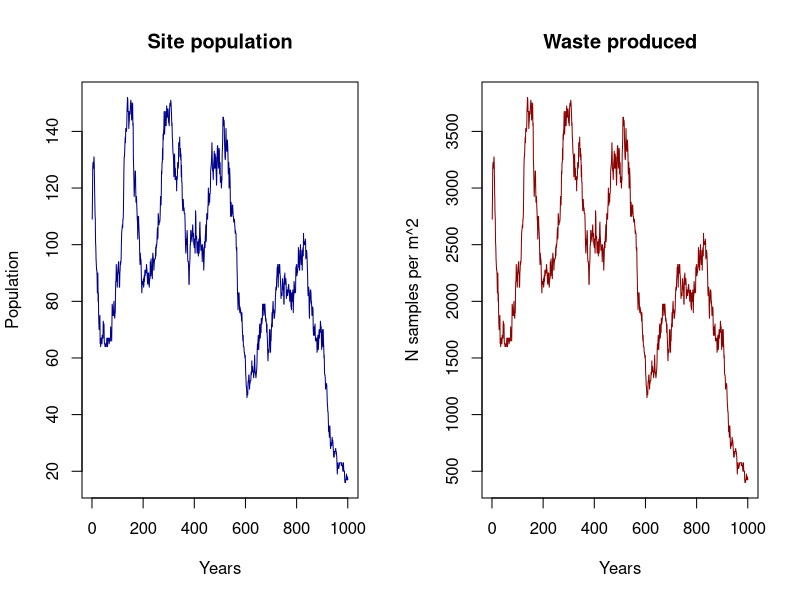
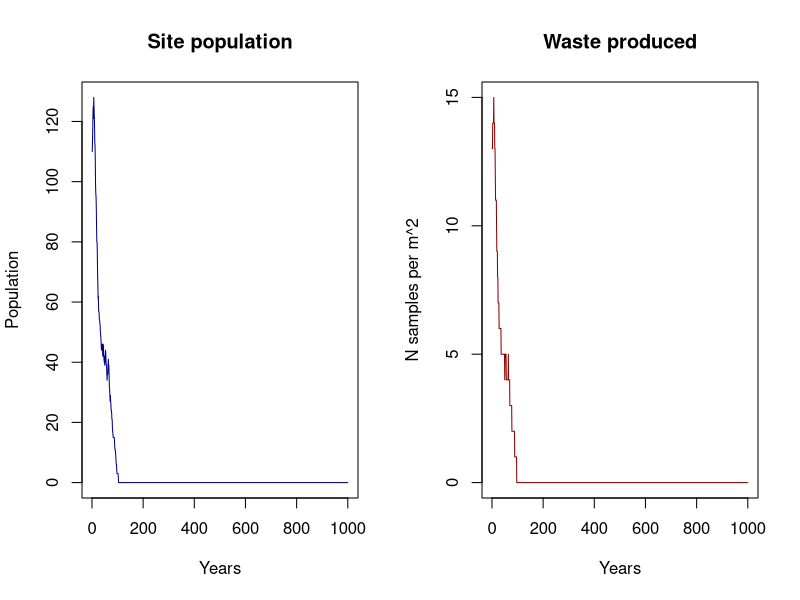
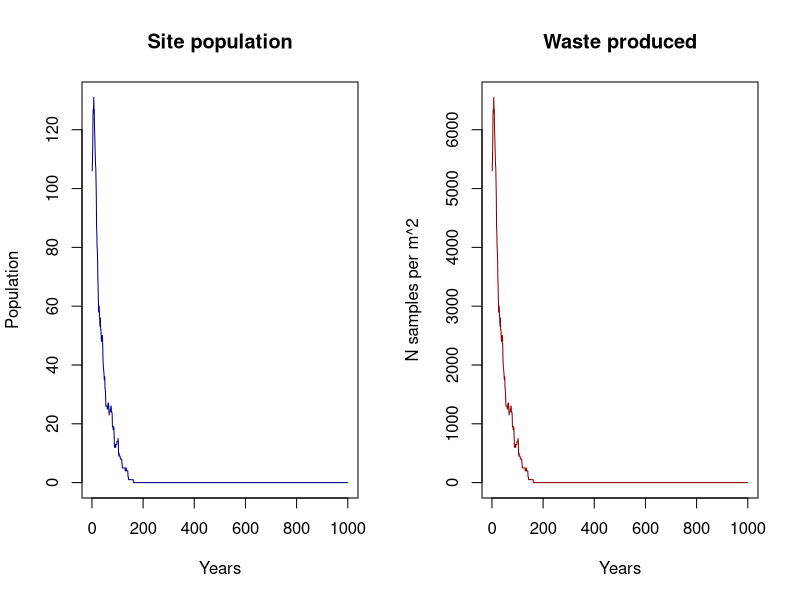
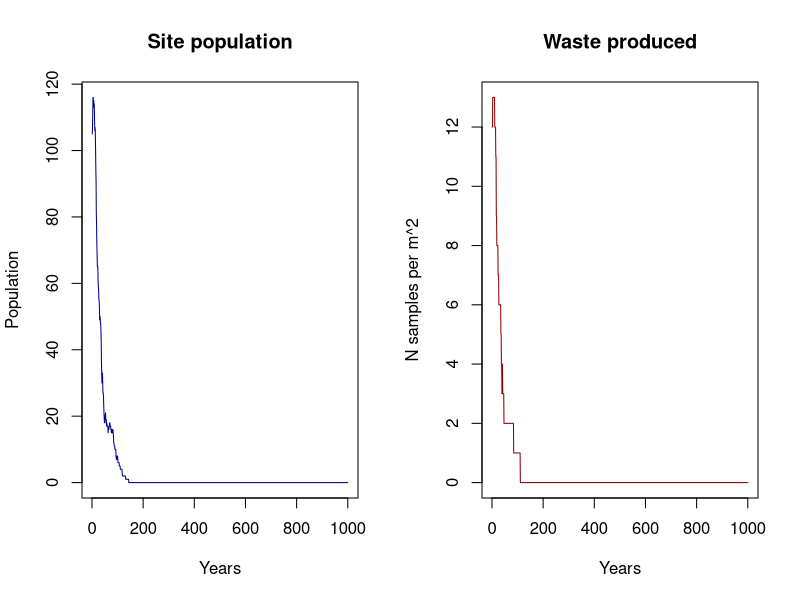
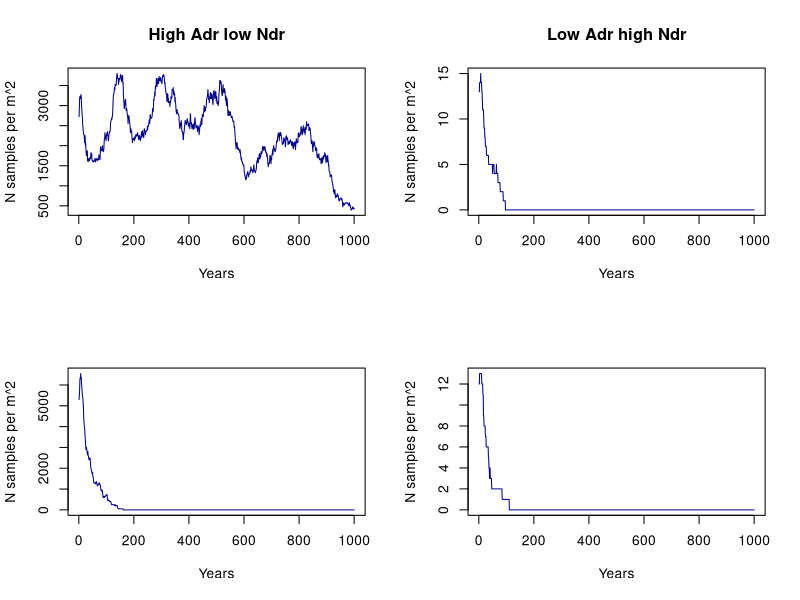

These figures' R source, in order:
## ---- chunk 1
library(DiagrammeR)

grViz("
digraph record_formation {

graph [layout = dot, ## Set title and layout
       label = 'Record formation process',
       labelloc = 't'
       fontname = Helvetica,
       fontsize = 30]

# node definitions with substituted label text
node [fontname = Helvetica, ## General node definition
      style = filled,
      color = MistyRose]
      
## Per node definition
a [label = '@@1',
   fillcolor = Orangered]
b [label = '@@2']
c [label = '@@3',
   fillcolor = Orangered]
d [label = '@@4']
e [label = '@@5',
   fillcolor = Orangered]
f [label = '@@6',
   fillcolor = orange,
   fixedsize = shape,
   width = 4.5,
   height = 1,
   fontsize = 30]

## General edge definition
edge [color = grey,
       arrowhead = vee,
       arrowtail = vee]

## Specific edges
a -> {c}
b -> {c}
c -> {f}
d -> {e}
e -> {f}
}

## Label definition
[1]: 'Pop (group size)'
[2]: 'Site function'
[3]: 'Anthropogenic deposition rates'
[4]: 'Site type'
[5]: 'Natural deposition rates'
[6]: 'Waste/sqrm'

")

## ---- chunk 2
grViz("
digraph record_formation {

graph [layout = dot, ## Set title and layout
       label = 'Record formation process',
       labelloc = 't'
       fontname = Helvetica,
       fontsize = 30]

# node definitions with substituted label text
node [fontname = Helvetica, ## General node definition
      style = filled,
      color = MistyRose]
      
## Per node definition
a [label = '@@1',
   fillcolor = Orangered]
b [label = '@@2',
   fillcolor = orange,
   fixedsize = shape,
   width = 4.5,
   height = 1,
   fontsize = 30]

## General edge definition
edge [color = grey,
       arrowhead = vee,
       arrowtail = vee]

## Specific edges
a -> {b}
}

## Label definition
[1]: 'Pop (group size)'
[2]: 'Waste/sqrm'

")

## ---- chunk 3
grViz("
digraph record_formation {

graph [layout = dot, ## Set title and layout
       label = 'Record formation process',
       labelloc = 't'
       fontname = Helvetica,
       fontsize = 30]

# node definitions with substituted label text
node [fontname = Helvetica, ## General node definition
      style = filled,
      color = MistyRose]
      
## Per node definition
a [label = '@@1',
   fillcolor = Orangered]
b [label = '@@2',
   fillcolor = Orangered]
c [label = '@@3',
   fillcolor = orange,
   fixedsize = shape,
   width = 4.5,
   height = 1,
   fontsize = 30]

## General edge definition
edge [color = grey,
       arrowhead = vee,
       arrowtail = vee]

## Specific edges
a -> {c}
b -> {c}
}

## Label definition
[1]: 'Anthropogenic deposition rates'
[2]: 'Natural deposition rates'
[3]: 'Waste/sqrm'

")

## ---- chunk 4

### Population protocol

## Function 1. Generation of population dynamics
#' Returns a data.frame with two columns, where the number of rows is the number of
#' people. The first column contains the ages and the second column contains the sex.
#' @title Gpd
#' @param x: Input data. A data frame or matrix with two columns and nrow = Initial
#' population. One row per individual. The first column is the age of the individual.
#' The second column is the sex of the individual, and must be c("F","M").
#' @param W_fer_age: Vector with two values. The first value is the youngest age
#' at which it is considered that women can have children for prehistoric societies.
#' The second value is the oldest age at which it is considered that women can 
#' have children. Default is c(10,30).
#' @param M_fer_age: Vector with two values. The first value is the youngest age
#' at which it is considered that men can have children for prehistoric societies.
#' The second value is the oldest age at which it is considered that men can have 
#' children. Default is c(15,40)
#' @param  P_o: Probability of a woman having a son per year. Default is 0.3.
#' @export

Gpd <- function(x, W_fer_age = c(10,30), M_fer_age = c(15,40),
                P_o = 0.3){
  
  ### Process of having offspring
  
  # Female fertile population
  W <- x[x[,2]=="F",]
  W_fert <- W[W$Age>W_fer_age[1] & W$Age<W_fer_age[2],]
  
  # Male fertile population
  M <- x[x[,2]=="M",]
  M_fert <- M[M$Age>M_fer_age[1] & M$Age<M_fer_age[2],]
  
  ## Probability of having descendance per woman
  # Penalisation in case there are too few men
  pen <- round(nrow(M_fert)*2/nrow(W_fert),2) ## Assumes one man can have two women
  pen[pen>1] <- 1 ## The men penalisation can never multiply the birth rate per woman
  
  ## Probability of a woman having a son per year
  P_o <- P_o*pen
  
  Offspring <- sum(rbinom(nrow(W_fert),1,P_o))
  New_pop <- data.frame("Age" = rep(0,Offspring),                        
                        "Sex" = sample(c("M","F"),Offspring,prob=c(0.5,0.5),replace = TRUE))
  x <- rbind(x,New_pop)
  
  ### Process of dying
  
  vec_d <- apply(x,1,death)
  x <- x[vec_d==0,]
  
  ## Apply carrying capacty restrictions
  x <- K_lim(x, K)
  
  return(x)
}

## Function 2. Simulation of death process
#' @title death
#' Returns a value (0,1) where 0 = person lives and 1 = person dies, based
#' on pd (the probability matrix)
#' Thought to use with apply
#' @param x: An integer with the age of the person
#' @param pd: The probability matrix for mortality by age. A matrix is provided as 
#' default, but the user should provide another adapted to her/his population.
#' @export

death <- function(x,pd=data.frame("Age" = c(0:99),
                                  "P_d" = c(rep(0.13,2),
                                            rep(0.08,8),
                                            rep(0.01,25),
                                            rep(0.1,15),
                                            rep(0.15,10),
                                            rep(0.25,5),
                                            rep(0.99,35)))){
  age <- as.numeric(x[1])
  return(rbinom(1,1,prob = pd[pd$Age==age,2]))
}

## Function 3. Simulation of carrying capacity limitation
## If the population exceeds the carrying capacity, it eliminates oversize
## with 0.8 probability per person exceeding.
#' @title K_lim
#' @param x: Data frame or matrix. Population (number of people)
#' @param k: Integer. Carrying capacity. Provided by the user
#' @export

K_lim <- function(x,k,prob = 0.8){
  p <- nrow(x)
  if (p>k){
    o <- rbinom(p-k,1,prob)
    o <- sum(o[o==1])
    o[o==0] <- 1 ## Avoids problem eliminating all the df if remove == 0
    x <- x[-sample(1:nrow(x),o,replace = FALSE),]
  }
  return(x)
}


## ---- chunk 5

## Function 4. Simulation of anthropogenic deposition rates
#' Returns the total amount of waste produced in the site. An integer.
#' @title A_dep_r
#' @param x: Integer (user provided) or data.frame. It is the number of people
#' inhabiting the site. If data.frame, the number of people is the number of rows. 
#' @param S_f: String. It is the site functionality, and it modulates the effect
#' of number of people by considering partial occupation of the site and different
#' deposition rates according the activities deployed. Possible states are:
#' 'residential' ('r'), 'logistic' ('l'), 'permanent' ('p') and 'funeral' ('f').
#' If S_f = 'f', number of buried individuals must be specified (in the argument x).
#'  Default is 'p'.
#' @param occ: If S_f = 'r' or S_f = 'l', occ (time of occupation of the camp
#' per year, in months) must be specified. Default is NULL, but if left NULL,
#' the function considers 1 month for logistic camps and 3 months for 
#' residential camps.
#' @export

A_dep_r <- function(x,S_f = "p", occ = NULL){
  try(if(is.null(x) == TRUE & is.null(S_f) == TRUE) 
    stop("Population and Site function undefined"))
  
  ## Set the number of individuals
  if (is.vector(x)==TRUE){
    Pop <- length(x)
  } else {
    Pop <- nrow(x)
  }
  
  ## Define time for logistic/residential camps if time = NULL
  if (is.null(occ) == TRUE){
    if (S_f == 'r'){
      occ <- 3
    } else if (S_f == 'l'){
      occ <- 1
    }
  }
  
  ## Population times goats per person a year (5) times bone Kg per goat (20)
  ## Dayenoff et al., 2019 for the weight of the carcass.
  adr <- Pop*5*20
  
  if (S_f == 'r'){
    adr <- round(adr/12*occ)
  } else if (S_f == 'l'){
    adr <- round((adr/12*occ)/4) ## Divides by 4 because it is considered that 
                                 ## heavy food is not brought in place
  } else if (S_f == 'f'){
    adr <- Pop*17 # 17 kg of bone as an average per person
  }
  return(adr)
}
## ---- chunk 6
## Function 5. Simulation of deposition deposition rates
#' Returns the rate at which sediment is deposited. Double.
#' @title N_dep_r
#' @param S_t: Three possible site types have been considered: 'open-air' ('oa'),
#' 'cave' ('c') and rockshelter ('rs'). When enabled, this parameter modules the 
#' effect of the speed. Default is NULL.
#' @param sed.r: This is the speed at which the natural sediment deposits on the 
#' 'site. It has three levels: 'slow' ('s'), 'medium' ('m') and 'fast' ('f'). 
#' Default is 'm'.
#' @export

N_dep_r <- function(S_t = NULL, sed.r = 'm'){
  
  ## Set the general speed of the deposition rates
  if (sed.r == 's'){
    s <- 0.05
  } else if (sed.r == 'm'){
    s <- 0.1
  } else if (sed.r == 'f'){
    s <- 0.15
  }
  
  
  ## Set the value for site type
  if(is.null(S_t) == FALSE){
    if (S_t == 'oa'){
      s <- s*3
    } else if (S_t == 'rs'){
      s <- s*2
    }
  }
  return(s)
}
## ---- chunk 7
## Function 6. Waste production
#' Returns the final product of the waste produced in a site. An integer.
#' @title W_prod
#' @param x: Integer (user provided) or data.frame. It is the number of people
#' inhabiting the site. If data.frame, the number of people is the number of rows.
#' @param Adr: An integer. Can be inserted directly or modelled.
#' @param Ndr: A double. Can be inserted directly or modelled.
#' @param area: An integer. This is the total area of the site.
#' @param ss: An integer. This is the sample size required for 14C dating.
#' Default is 4, considering 4 gm of non-charred bone needed for one dating.
#' @export

W_prod <- function(x,Adr = NULL,Ndr = NULL, area, ss = 4){
  
  ## Set the number of individuals
  if (is.vector(x)==TRUE){
    Pop <- length(x)
  } else {
    Pop <- nrow(x)
  }
  
  if (is.null(Adr) == TRUE & is.null(Ndr) == TRUE){
    w <- Pop*5*20
  } else if (is.null(Adr) == TRUE & is.null(Ndr) == FALSE){
    w <- (Pop*5*20)/(10*Ndr)
  } else if (is.null(Adr) == FALSE & is.null(Ndr) == FALSE){
    w <- Adr/(10*Ndr)
  } else if (is.null(Adr) == FALSE & is.null(Ndr) == TRUE){
    w <- Adr
  }
  
  w <- w*(1000/ss)

  w <- round(w/area)
  return(w)
} 
## ---- chunk 8

## Set initial values
set.seed(1234)
ts <- 1000 # Time span
K <- 150
area <- 1000
Gs_init <- 100 # Initial population
Gs_init <- data.frame("Age" = sample(10:30,Gs_init,10:30, replace = TRUE),
                      "Sex" = sample(c("M","F"), Gs_init, prob = c(0.5,0.5), replace = TRUE))


## ---- chunk 9
## Start the loop
res <- data.frame("Pop" = rep(0,ts), "W" = rep(0,ts))
Pop <- Gs_init

for (i in 1:ts){
  Pop <- Gpd(Pop)
  a_w <- A_dep_r(Pop)
  ndp <- N_dep_r()
  
  res$Pop[i] <- nrow(Pop)
  res$W[i] <- W_prod(Pop, Adr= a_w, Ndr = ndp, area = area)
  Pop$Age <- Pop$Age+1
}
## ---- chunk 10
## Plots
par(mfrow = c(1,2))
plot(res$Pop, type = "l", col = "darkblue", ylab = "Population",
     xlab = "Years", main = "Site population")
plot(res$W, type = "l", col = "darkred", ylab = "N samples per m^2",
     xlab = "Years", main = "Waste produced")
## ---- chunk 11
## Different conditions
# Start the loop

res2 <- data.frame("Pop" = rep(0,ts), "W" = rep(0,ts))
Pop <- Gs_init

for (i in 1:ts){
  Pop <- Gpd(Pop)
  a_w <- A_dep_r(Pop, S_f = "l", occ = 1)
  ndp <- N_dep_r(S_t = "oa", sed.r = "f")
  
  res2$Pop[i] <- nrow(Pop)
  res2$W[i] <- W_prod(Pop, Adr= a_w, Ndr = ndp, area = area)
  Pop$Age <- Pop$Age+1
}
## ---- chunk 12
## Plots
par(mfrow = c(1,2))
plot(res2$Pop, type = "l", col = "darkblue", ylab = "Population",
     xlab = "Years", main = "Site population")
plot(res2$W, type = "l", col = "darkred", ylab = "N samples per m^2",
     xlab = "Years", main = "Waste produced")
## ---- chunk 13
## Different conditions
# Start the loop

res3 <- data.frame("Pop" = rep(0,ts), "W" = rep(0,ts))
Pop <- Gs_init

for (i in 1:ts){
  Pop <- Gpd(Pop, W_fer_age = c(15,35), M_fer_age = c(15,35), P_o = 0.2)
  a_w <- A_dep_r(Pop, S_f = "h", occ = 8)
  ndp <- N_dep_r(S_t = "c", sed.r = "s")
  
  res3$Pop[i] <- nrow(Pop)
  res3$W[i] <- W_prod(Pop, Adr= a_w, Ndr = ndp, area = area)
  Pop$Age <- Pop$Age+1
}

## Plots
par(mfrow = c(1,2))
plot(res3$Pop, type = "l", col = "darkblue", ylab = "Population",
     xlab = "Years", main = "Site population")
plot(res3$W, type = "l", col = "darkred", ylab = "N samples per m^2",
     xlab = "Years", main = "Waste produced")

## ---- chunk 14
## Different conditions
# Start the loop

res4 <- data.frame("Pop" = rep(0,ts), "W" = rep(0,ts))
Pop <- Gs_init

for (i in 1:ts){
  Pop <- Gpd(Pop, W_fer_age = c(15,35), M_fer_age = c(15,35), P_o = 0.2)
  a_w <- A_dep_r(Pop, S_f = "l", occ = 1)
  ndp <- N_dep_r(S_t = "oa", sed.r = "f")
  
  res4$Pop[i] <- nrow(Pop)
  res4$W[i] <- W_prod(Pop, Adr= a_w, Ndr = ndp, area = area)
  Pop$Age <- Pop$Age+1
}

## Plots
par(mfrow = c(1,2))
plot(res4$Pop, type = "l", col = "darkblue", ylab = "Population",
     xlab = "Years", main = "Site population")
plot(res4$W, type = "l", col = "darkred", ylab = "N samples per m^2",
     xlab = "Years", main = "Waste produced")

## ---- chunk 15
## Plots
par(mfrow = c(2,2))
plot(res$W, type = "l", col = "darkblue", ylab = "N samples per m^2",
     xlab = "Years", main = "High Adr low Ndr")
plot(res2$W, type = "l", col = "darkblue", ylab = "N samples per m^2",
     xlab = "Years", main = "Low Adr high Ndr")
plot(res3$W, type = "l", col = "darkblue", ylab = "N samples per m^2",
     xlab = "Years")
plot(res4$W, type = "l", col = "darkblue", ylab = "N samples per m^2",
     xlab = "Years")
